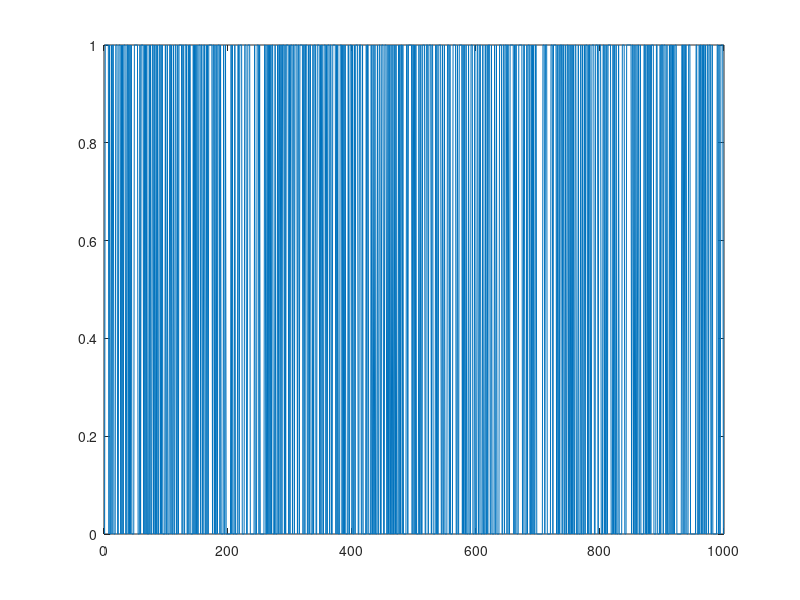

MATLAB code to generate this figure:
%%
%
%25.08.2021
%
% Chapter 2 of Bishop: Pattern Recognition and Machine Learning
%
%
%% Bernoulli Distribution

Bernoulli =@(x, mu) mu.^x .* (1 - mu).^(1 - x);

x = randi(2, 1000, 1) - 1;
y = Bernoulli(x, 1);

plot(y);


%%